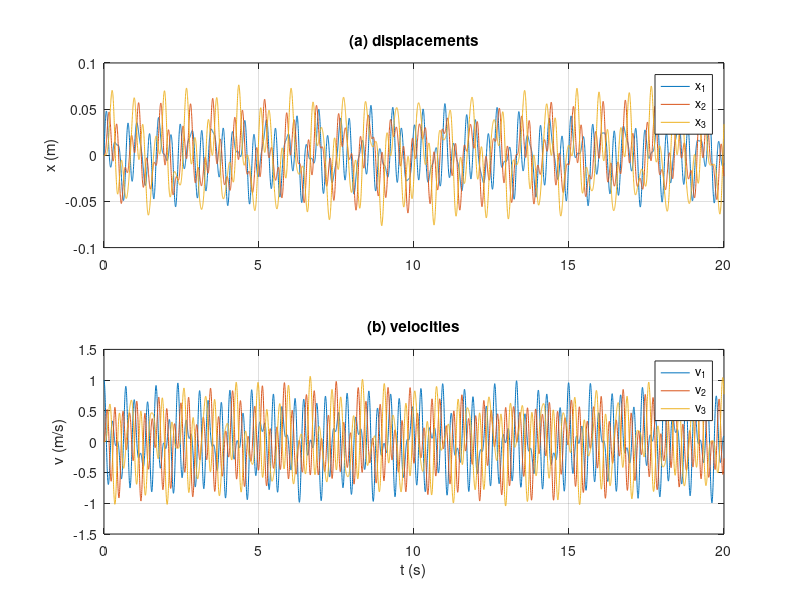
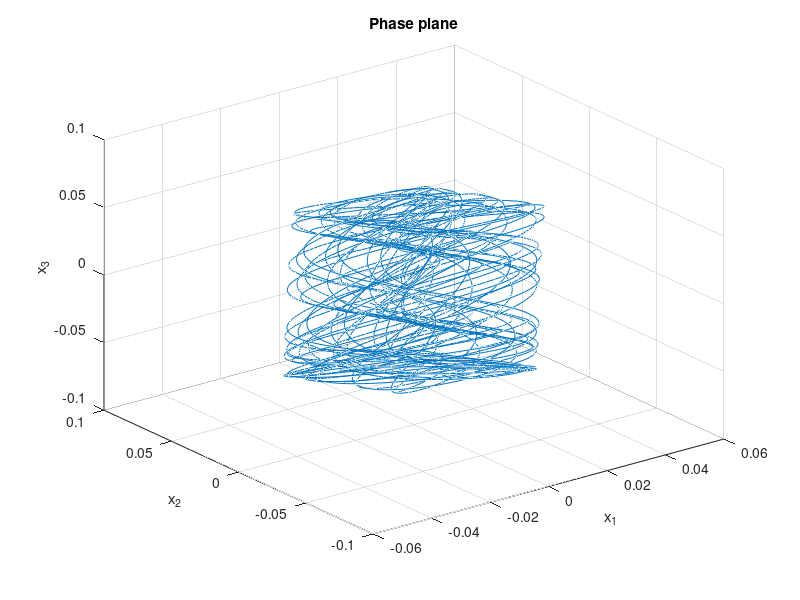

Source code (MATLAB) for these figures, in order:
% TOPIC: ode
% TITLE: Three-story building under a ground-floor velocity: 6 first-order ODEs with ode45
% SOURCE: Chapra Prob. 22.22 (Fig. P22.22)
% KEYWORDS: three-story building, mass-spring, earthquake, system of odes, ode45, displacements, velocities, phase plane, plot3
% PROBLEM:
% A three-story building is modeled as m1 x1'' = -k1 x1 + k2 (x2 - x1), m2 x2'' = k2 (x1 - x2) + k3 (x3 - x2),
% m3 x3'' = k3 (x2 - x3) with m1 = 12000, m2 = 10000, m3 = 8000 kg and k1 = 3000, k2 = 2400,
% k3 = 1800 kN/m. Simulate from t = 0 to 20 s given dx1/dt = 1 m/s at t = 0 and all other initial
% displacements and velocities zero. Plot (a) displacements and (b) velocities versus time and a
% three-dimensional phase-plane plot of the displacements.
% CHECK: size(Y, 2) == 6 && max(abs(Y(:,1))) < 0.2
% CODE:
m = [12000 10000 8000];                   % kg
k = [3000 2400 1800]*1000;                % kN/m -> N/m
f = @(t, y) [y(4); y(5); y(6);
            (-k(1)*y(1) + k(2)*(y(2) - y(1)))/m(1);
            ( k(2)*(y(1) - y(2)) + k(3)*(y(3) - y(2)))/m(2);
            ( k(3)*(y(2) - y(3)))/m(3)];  % y = [x1 x2 x3 v1 v2 v3]
[t, Y] = ode45(f, [0 20], [0 0 0 1 0 0]', odeset('RelTol', 1e-7));
fprintf('Maximum displacements: x1 = %.4f, x2 = %.4f, x3 = %.4f m\n', max(abs(Y(:,1:3))));
figure;
subplot(2,1,1); plot(t, Y(:,1:3)); grid on; ylabel('x (m)'); legend('x_1', 'x_2', 'x_3'); title('(a) displacements');
subplot(2,1,2); plot(t, Y(:,4:6)); grid on; ylabel('v (m/s)'); xlabel('t (s)'); legend('v_1', 'v_2', 'v_3'); title('(b) velocities');
figure; plot3(Y(:,1), Y(:,2), Y(:,3)); grid on; xlabel('x_1'); ylabel('x_2'); zlabel('x_3'); title('Phase plane');
